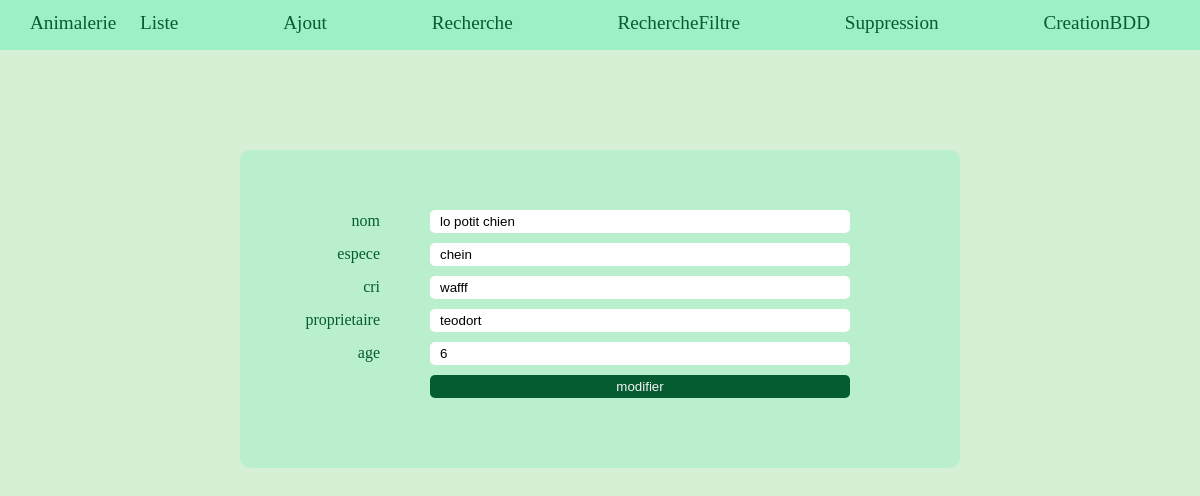
The app's page /Animalerie/modifier.php?id=6 with its own data.
### tables this page shows
CREATE TABLE `animaux` (
  `id` int(11) NOT NULL,
  `nom` varchar(50) NOT NULL,
  `espece` varchar(50) NOT NULL,
  `cri` varchar(50) NOT NULL,
  `proprietaire` varchar(50) NOT NULL,
  `age` int(11) NOT NULL
);

### Animalerie/AnimauxManager.php (called while the page is built, shortened)
<?php
Class AnimauxManager{
    private $db;
    public function __construct($db) {
        $this->db = $db;
    }
    public function getAnimal(int $id) {
        $q = $this->db->query('SELECT id, nom, espece, cri, proprietaire, age FROM animaux WHERE id = '.$id);
        $donnees = $q->fetch(PDO::FETCH_ASSOC);
        $animal = new Animal;
        $animal->hydrate($donnees);
        return $animal;
    }
}
?>

### Animalerie/Champ.php (the view, shortened to what this page needs)
<?php
class Champ {
    private $name;
    private $type;
    private $label;
    private $value;
    function __construct(string $label, string $name, string $type, string $value=""){
        $this->label = $label;
        $this->name = $name;
        $this->type = $type;
        $this->value = $value;
    }
    public function __toString()
    {
        return '<label for="' . $this->name . '">' . $this->label . '</label><input type="' .
        $this->type . '" name="' . $this->name . '" value="' . $this->value . '" />';
    }
}
?>

### Animalerie/Form.php (shortened to what this page needs)
<?php
class Form {
    private $champs = array();
    private $action;
    function __construct(string $action)
    {
        $this->action = $action;
    }
    public function __toString()
    {
        $form = '<form method=post action="' . $this->action . '">';
        foreach($this->champs as $element){
            $form .= $element->__toString() . '<br>';
        }
        $form .= '</form>';
        return $form;
    }
    public function add(Champ $champs){
        array_push($this->champs, $champs);
    }
}
?>

### Animalerie/menucss.css (style rules this page uses)
body { margin: 0px; padding: 0px; }

### Animalerie/ajoutcss.css (style rules this page uses)
body { margin: 0px; padding: 0px; background-color: rgb(214, 240, 214); }
form { width: 600px; padding: 60px; background-color: rgb(157, 240, 198, 0.5); border-radius: 10px; margin: auto; margin-top: 100px; }
input { width : 400px; padding : 4px 10px; margin-bottom: 10px; margin-left: 50px; border-radius: 5px; border: none; }
label { display: inline-block; width: 80px; text-align: right; color: #045c30; }
input[type="submit"] { width : 420px; background-color: #045c30; color: whitesmoke; }

### records on screen
animaux: nom "lo potit chien", espece "chein", cri "wafff", proprietaire "teodort", age "6"

### other values on screen
$this->label "nom"
$this->label "espece"
$this->label "cri"
$this->label "proprietaire"
$this->label "age"
